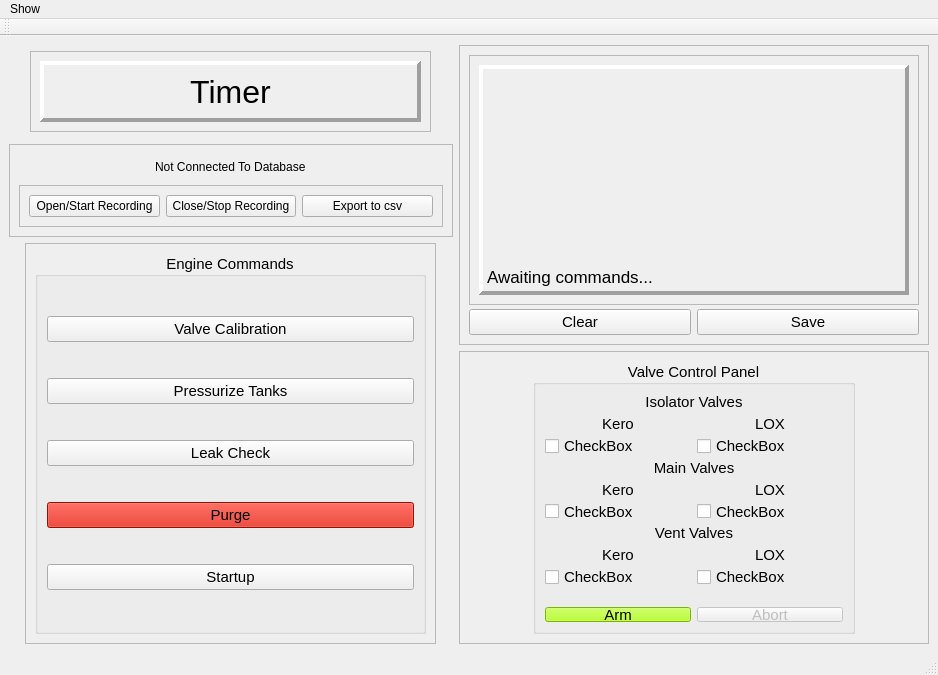
<?xml version="1.0" encoding="UTF-8"?>
<ui version="4.0">
 <class>MainWindow</class>
 <widget class="QMainWindow" name="MainWindow">
  <property name="enabled">
   <bool>true</bool>
  </property>
  <property name="geometry">
   <rect>
    <x>0</x>
    <y>0</y>
    <width>938</width>
    <height>675</height>
   </rect>
  </property>
  <property name="windowTitle">
   <string>APRL-GUI v0.2</string>
  </property>
  <widget class="QWidget" name="centralwidget">
   <layout class="QHBoxLayout" name="horizontalLayout_2">
    <item>
     <layout class="QVBoxLayout" name="verticalLayout_4">
      <item alignment="Qt::AlignHCenter|Qt::AlignVCenter">
       <widget class="QFrame" name="frame">
        <property name="frameShape">
         <enum>QFrame::StyledPanel</enum>
        </property>
        <property name="frameShadow">
         <enum>QFrame::Raised</enum>
        </property>
        <layout class="QVBoxLayout" name="verticalLayout_6">
         <item>
          <widget class="QLabel" name="timer">
           <property name="minimumSize">
            <size>
             <width>381</width>
             <height>61</height>
            </size>
           </property>
           <property name="font">
            <font>
             <pointsize>24</pointsize>
            </font>
           </property>
           <property name="frameShape">
            <enum>QFrame::Panel</enum>
           </property>
           <property name="frameShadow">
            <enum>QFrame::Raised</enum>
           </property>
           <property name="lineWidth">
            <number>4</number>
           </property>
           <property name="text">
            <string>Timer</string>
           </property>
           <property name="alignment">
            <set>Qt::AlignCenter</set>
           </property>
          </widget>
         </item>
        </layout>
       </widget>
      </item>
      <item>
       <widget class="QFrame" name="frame_5">
        <property name="frameShape">
         <enum>QFrame::StyledPanel</enum>
        </property>
        <property name="frameShadow">
         <enum>QFrame::Raised</enum>
        </property>
        <layout class="QVBoxLayout" name="verticalLayout_8">
         <item alignment="Qt::AlignHCenter">
          <widget class="QLabel" name="databaseInfo">
           <property name="text">
            <string>Not Connected To Database</string>
           </property>
          </widget>
         </item>
         <item>
          <widget class="QFrame" name="frame_6">
           <property name="frameShape">
            <enum>QFrame::StyledPanel</enum>
           </property>
           <property name="frameShadow">
            <enum>QFrame::Raised</enum>
           </property>
           <layout class="QHBoxLayout" name="horizontalLayout_6">
            <item>
             <widget class="QPushButton" name="openStart">
              <property name="text">
               <string>Open/Start Recording</string>
              </property>
             </widget>
            </item>
            <item>
             <widget class="QPushButton" name="stopClose">
              <property name="text">
               <string>Close/Stop Recording</string>
              </property>
             </widget>
            </item>
            <item>
             <widget class="QPushButton" name="exportFrom">
              <property name="text">
               <string>Export to csv</string>
              </property>
             </widget>
            </item>
           </layout>
          </widget>
         </item>
        </layout>
       </widget>
      </item>
      <item alignment="Qt::AlignHCenter|Qt::AlignVCenter">
       <widget class="QFrame" name="frame_2">
        <property name="frameShape">
         <enum>QFrame::StyledPanel</enum>
        </property>
        <property name="frameShadow">
         <enum>QFrame::Raised</enum>
        </property>
        <layout class="QVBoxLayout" name="verticalLayout_7">
         <item>
          <widget class="QGroupBox" name="commandBox">
           <property name="minimumSize">
            <size>
             <width>391</width>
             <height>381</height>
            </size>
           </property>
           <property name="font">
            <font>
             <pointsize>11</pointsize>
            </font>
           </property>
           <property name="title">
            <string>Engine Commands</string>
           </property>
           <property name="alignment">
            <set>Qt::AlignCenter</set>
           </property>
           <property name="flat">
            <bool>false</bool>
           </property>
           <layout class="QVBoxLayout" name="verticalLayout">
            <item>
             <widget class="QPushButton" name="calibButton">
              <property name="font">
               <font>
                <pointsize>11</pointsize>
               </font>
              </property>
              <property name="text">
               <string>Valve Calibration</string>
              </property>
             </widget>
            </item>
            <item>
             <widget class="QPushButton" name="pressButton">
              <property name="font">
               <font>
                <pointsize>11</pointsize>
               </font>
              </property>
              <property name="text">
               <string>Pressurize Tanks</string>
              </property>
             </widget>
            </item>
            <item>
             <widget class="QPushButton" name="leakButton">
              <property name="font">
               <font>
                <pointsize>11</pointsize>
               </font>
              </property>
              <property name="text">
               <string>Leak Check</string>
              </property>
             </widget>
            </item>
            <item>
             <widget class="QPushButton" name="purgeButton">
              <property name="styleSheet">
               <string notr="true">QPushButton#purgeButton {background-color: rgb(209, 21, 7); }
QPushButton#purgeButton:checked {background-color: rgb(170, 255, 0);}</string>
              </property>
              <property name="text">
               <string>Purge</string>
              </property>
              <property name="checkable">
               <bool>true</bool>
              </property>
              <property name="checked">
               <bool>false</bool>
              </property>
             </widget>
            </item>
            <item>
             <widget class="QPushButton" name="startupButton">
              <property name="text">
               <string>Startup</string>
              </property>
             </widget>
            </item>
           </layout>
          </widget>
         </item>
        </layout>
       </widget>
      </item>
     </layout>
    </item>
    <item>
     <layout class="QVBoxLayout" name="verticalLayout_5">
      <item alignment="Qt::AlignHCenter|Qt::AlignVCenter">
       <widget class="QFrame" name="frame_3">
        <property name="minimumSize">
         <size>
          <width>450</width>
          <height>300</height>
         </size>
        </property>
        <property name="frameShape">
         <enum>QFrame::StyledPanel</enum>
        </property>
        <property name="frameShadow">
         <enum>QFrame::Raised</enum>
        </property>
        <layout class="QHBoxLayout" name="horizontalLayout_4">
         <item>
          <layout class="QVBoxLayout" name="verticalLayout_3">
           <item alignment="Qt::AlignHCenter|Qt::AlignVCenter">
            <widget class="QScrollArea" name="scrollArea">
             <property name="minimumSize">
              <size>
               <width>450</width>
               <height>250</height>
              </size>
             </property>
             <property name="widgetResizable">
              <bool>true</bool>
             </property>
             <widget class="QWidget" name="scrollAreaWidgetContents">
              <property name="geometry">
               <rect>
                <x>0</x>
                <y>0</y>
                <width>448</width>
                <height>248</height>
               </rect>
              </property>
              <layout class="QHBoxLayout" name="horizontalLayout_5">
               <item>
                <widget class="QLabel" name="log">
                 <property name="font">
                  <font>
                   <pointsize>13</pointsize>
                  </font>
                 </property>
                 <property name="frameShape">
                  <enum>QFrame::Panel</enum>
                 </property>
                 <property name="frameShadow">
                  <enum>QFrame::Raised</enum>
                 </property>
                 <property name="lineWidth">
                  <number>4</number>
                 </property>
                 <property name="text">
                  <string>Awaiting commands...</string>
                 </property>
                 <property name="alignment">
                  <set>Qt::AlignBottom|Qt::AlignLeading|Qt::AlignLeft</set>
                 </property>
                </widget>
               </item>
              </layout>
             </widget>
            </widget>
           </item>
           <item>
            <layout class="QHBoxLayout" name="horizontalLayout">
             <item>
              <widget class="QPushButton" name="commandClear">
               <property name="font">
                <font>
                 <pointsize>11</pointsize>
                </font>
               </property>
               <property name="text">
                <string>Clear</string>
               </property>
              </widget>
             </item>
             <item>
              <widget class="QPushButton" name="commandSave">
               <property name="font">
                <font>
                 <pointsize>11</pointsize>
                </font>
               </property>
               <property name="text">
                <string>Save</string>
               </property>
              </widget>
             </item>
            </layout>
           </item>
          </layout>
         </item>
        </layout>
       </widget>
      </item>
      <item>
       <widget class="QFrame" name="frame_4">
        <property name="frameShape">
         <enum>QFrame::StyledPanel</enum>
        </property>
        <property name="frameShadow">
         <enum>QFrame::Raised</enum>
        </property>
        <layout class="QHBoxLayout" name="horizontalLayout_3">
         <item alignment="Qt::AlignHCenter|Qt::AlignVCenter">
          <widget class="QGroupBox" name="valveBox">
           <property name="minimumSize">
            <size>
             <width>322</width>
             <height>245</height>
            </size>
           </property>
           <property name="font">
            <font>
             <pointsize>11</pointsize>
            </font>
           </property>
           <property name="styleSheet">
            <string notr="true"/>
           </property>
           <property name="title">
            <string>Valve Control Panel</string>
           </property>
           <property name="alignment">
            <set>Qt::AlignCenter</set>
           </property>
           <layout class="QVBoxLayout" name="verticalLayout_2">
            <item>
             <widget class="QLabel" name="isoValSection">
              <property name="sizePolicy">
               <sizepolicy hsizetype="Preferred" vsizetype="Preferred">
                <horstretch>0</horstretch>
                <verstretch>0</verstretch>
               </sizepolicy>
              </property>
              <property name="font">
               <font>
                <pointsize>11</pointsize>
               </font>
              </property>
              <property name="text">
               <string>Isolator Valves</string>
              </property>
              <property name="alignment">
               <set>Qt::AlignCenter</set>
              </property>
             </widget>
            </item>
            <item>
             <layout class="QHBoxLayout" name="isoValLabels">
              <item>
               <widget class="QLabel" name="isoVal1Label">
                <property name="text">
                 <string>Kero</string>
                </property>
                <property name="alignment">
                 <set>Qt::AlignCenter</set>
                </property>
               </widget>
              </item>
              <item>
               <widget class="QLabel" name="isoVal2Label">
                <property name="text">
                 <string>LOX</string>
                </property>
                <property name="alignment">
                 <set>Qt::AlignCenter</set>
                </property>
               </widget>
              </item>
             </layout>
            </item>
            <item>
             <layout class="QHBoxLayout" name="isoRow">
              <item>
               <widget class="AnimatedToggle" name="isoTog1_old">
                <property name="sizePolicy">
                 <sizepolicy hsizetype="Preferred" vsizetype="Preferred">
                  <horstretch>0</horstretch>
                  <verstretch>0</verstretch>
                 </sizepolicy>
                </property>
                <property name="font">
                 <font>
                  <pointsize>11</pointsize>
                 </font>
                </property>
                <property name="text">
                 <string>CheckBox</string>
                </property>
               </widget>
              </item>
              <item>
               <widget class="AnimatedToggle" name="isoTog2_old">
                <property name="font">
                 <font>
                  <pointsize>11</pointsize>
                 </font>
                </property>
                <property name="text">
                 <string>CheckBox</string>
                </property>
               </widget>
              </item>
             </layout>
            </item>
            <item>
             <widget class="QLabel" name="mainValSection">
              <property name="sizePolicy">
               <sizepolicy hsizetype="Preferred" vsizetype="Preferred">
                <horstretch>0</horstretch>
                <verstretch>0</verstretch>
               </sizepolicy>
              </property>
              <property name="font">
               <font>
                <pointsize>11</pointsize>
               </font>
              </property>
              <property name="text">
               <string>Main Valves</string>
              </property>
              <property name="alignment">
               <set>Qt::AlignCenter</set>
              </property>
             </widget>
            </item>
            <item>
             <layout class="QHBoxLayout" name="mainValLabels">
              <item>
               <widget class="QLabel" name="mainVal1Label">
                <property name="text">
                 <string>Kero</string>
                </property>
                <property name="alignment">
                 <set>Qt::AlignCenter</set>
                </property>
               </widget>
              </item>
              <item>
               <widget class="QLabel" name="mainVal2Label">
                <property name="text">
                 <string>LOX</string>
                </property>
                <property name="alignment">
                 <set>Qt::AlignCenter</set>
                </property>
               </widget>
              </item>
             </layout>
            </item>
            <item>
             <layout class="QHBoxLayout" name="mainRow">
              <item>
               <widget class="AnimatedToggle" name="mainTog1_old">
                <property name="font">
                 <font>
                  <pointsize>11</pointsize>
                 </font>
                </property>
                <property name="text">
                 <string>CheckBox</string>
                </property>
               </widget>
              </item>
              <item>
               <widget class="AnimatedToggle" name="mainTog2_old">
                <property name="font">
                 <font>
                  <pointsize>11</pointsize>
                 </font>
                </property>
                <property name="text">
                 <string>CheckBox</string>
                </property>
               </widget>
              </item>
             </layout>
            </item>
            <item>
             <widget class="QLabel" name="ventValSection">
              <property name="font">
               <font>
                <pointsize>11</pointsize>
               </font>
              </property>
              <property name="text">
               <string>Vent Valves</string>
              </property>
              <property name="alignment">
               <set>Qt::AlignCenter</set>
              </property>
             </widget>
            </item>
            <item>
             <layout class="QHBoxLayout" name="ventValLabels">
              <item>
               <widget class="QLabel" name="ventValLabel1">
                <property name="text">
                 <string>Kero</string>
                </property>
                <property name="alignment">
                 <set>Qt::AlignCenter</set>
                </property>
               </widget>
              </item>
              <item>
               <widget class="QLabel" name="ventValLabel2">
                <property name="text">
                 <string>LOX</string>
                </property>
                <property name="alignment">
                 <set>Qt::AlignCenter</set>
                </property>
               </widget>
              </item>
             </layout>
            </item>
            <item>
             <layout class="QHBoxLayout" name="ventRow">
              <item>
               <widget class="AnimatedToggle" name="ventTog1_old">
                <property name="font">
                 <font>
                  <pointsize>11</pointsize>
                 </font>
                </property>
                <property name="text">
                 <string>CheckBox</string>
                </property>
                <property name="checked">
                 <bool>false</bool>
                </property>
               </widget>
              </item>
              <item>
               <widget class="AnimatedToggle" name="ventTog2_old">
                <property name="font">
                 <font>
                  <pointsize>11</pointsize>
                 </font>
                </property>
                <property name="text">
                 <string>CheckBox</string>
                </property>
                <property name="checked">
                 <bool>false</bool>
                </property>
               </widget>
              </item>
             </layout>
            </item>
            <item>
             <spacer name="horizontalSpacer_2">
              <property name="orientation">
               <enum>Qt::Horizontal</enum>
              </property>
              <property name="sizeHint" stdset="0">
               <size>
                <width>40</width>
                <height>20</height>
               </size>
              </property>
             </spacer>
            </item>
            <item>
             <layout class="QHBoxLayout" name="rsoRow">
              <item>
               <widget class="QPushButton" name="armButton">
                <property name="font">
                 <font>
                  <pointsize>11</pointsize>
                 </font>
                </property>
                <property name="styleSheet">
                 <string notr="true">QPushButton#armButton {background-color: rgb(170, 255, 0);}
QPushButton#armButton:checked {background-color: rgb(209, 21, 7); }</string>
                </property>
                <property name="text">
                 <string>Arm</string>
                </property>
                <property name="checkable">
                 <bool>true</bool>
                </property>
                <property name="checked">
                 <bool>false</bool>
                </property>
               </widget>
              </item>
              <item>
               <widget class="QPushButton" name="abortButton">
                <property name="enabled">
                 <bool>false</bool>
                </property>
                <property name="font">
                 <font>
                  <pointsize>11</pointsize>
                 </font>
                </property>
                <property name="styleSheet">
                 <string notr="true">QPushButton#abortButton:enabled {background-color: rgb(170, 255, 0);}
QPushButton#abortButton:checked {background-color: rgb(209, 21, 7); }</string>
                </property>
                <property name="text">
                 <string>Abort</string>
                </property>
                <property name="checkable">
                 <bool>true</bool>
                </property>
                <property name="checked">
                 <bool>false</bool>
                </property>
                <property name="flat">
                 <bool>false</bool>
                </property>
               </widget>
              </item>
             </layout>
            </item>
           </layout>
          </widget>
         </item>
        </layout>
       </widget>
      </item>
     </layout>
    </item>
   </layout>
  </widget>
  <widget class="QMenuBar" name="menubar">
   <property name="geometry">
    <rect>
     <x>0</x>
     <y>0</y>
     <width>938</width>
     <height>20</height>
    </rect>
   </property>
   <widget class="QMenu" name="menuShow">
    <property name="title">
     <string>Show</string>
    </property>
    <addaction name="actionTelemetry_Screen"/>
   </widget>
   <addaction name="menuShow"/>
  </widget>
  <widget class="QStatusBar" name="statusbar"/>
  <widget class="QToolBar" name="toolBar">
   <property name="windowTitle">
    <string>toolBar</string>
   </property>
   <attribute name="toolBarArea">
    <enum>TopToolBarArea</enum>
   </attribute>
   <attribute name="toolBarBreak">
    <bool>false</bool>
   </attribute>
  </widget>
  <action name="actionTelemetry_Screen">
   <property name="text">
    <string>Telemetry Screen</string>
   </property>
  </action>
 </widget>
 <customwidgets>
  <customwidget>
   <class>AnimatedToggle</class>
   <extends>QCheckBox</extends>
   <header>qtwidgets</header>
  </customwidget>
 </customwidgets>
 <resources/>
 <connections/>
</ui>
